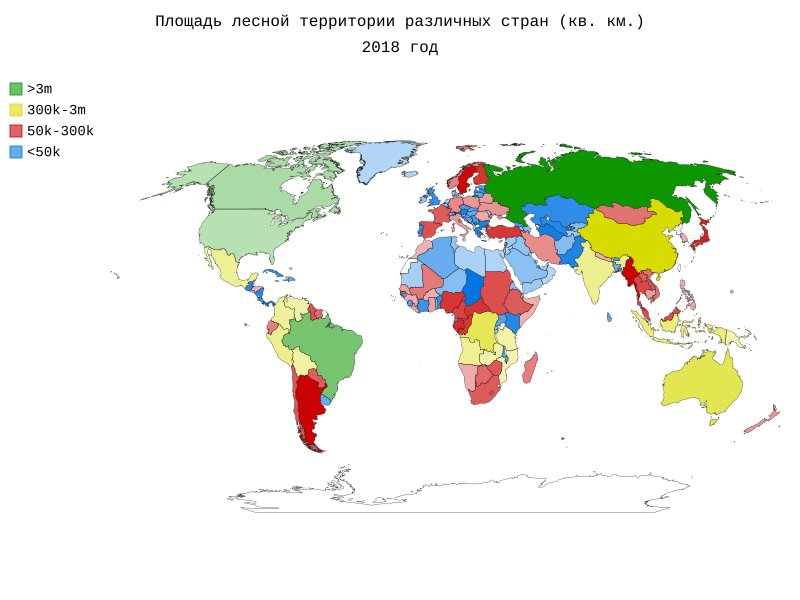

Reproduce this figure in Python.
import csv
import pygal.maps.world
from pygal.style import Style

from instruments import get_country_code as gcc


filename = 'forest_area.csv'
forest_dict = {}
forest_dict_1, forest_dict_2 = {}, {}
forest_dict_3, forest_dict_4 = {}, {}
with open(filename) as f:
    reader = csv.reader(f)
    header_row = next(reader)
    for row in reader:
        code = gcc(row[0])
        if code:
            try:
                value = int(float(row[-4]))
                forest_dict[code] = value
            except ValueError:
                print('Missing data for ' + str(row[0]))
        else:
            print("Данная страна не распознана: " + row[0])

for key, value in forest_dict.items():
    if value > 3000000:
        forest_dict_1[key] = value
    elif value > 300000:
        forest_dict_2[key] = value
    elif value > 50000:
        forest_dict_3[key] = value
    else:
        forest_dict_4[key] = value
    
# Настройка стиля.
wm_style = Style(
    background='#ffffff',  # Фоновый цвет вне графика
    plot_background='#ffffff',  # Цвета в табличке при наведении на страну
    foreground='#000000',  # Цвет текста из легенды для графика
    foreground_strong='#000000',  # Цвет текста названия графика
    foreground_subtle='#000000',  # Цвет обводки стран
    opacity='.6',  # Прозрачность меток в легенде
    opacity_hover='.4',  # Прозрачность меток при наведении курсора
    transition='400ms ease-in',  # Время анимации при наведении на страну
    colors=('#0e9600', '#d8db00', '#cc0000', '#0075e3'))

# Представление информации в графическом виде.
wm = pygal.maps.world.World(style=wm_style)
wm.title = ('Площадь лесной территории различных стран (кв. км.)' +
            '\n 2018 год')
wm.add('>3m', forest_dict_1)
wm.add('300k-3m', forest_dict_2)
wm.add('50k-300k', forest_dict_3)
wm.add('<50k', forest_dict_4)
wm.render_to_file('forest_area.svg')
